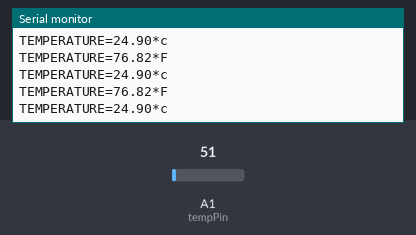
This sketch was run on a simulated Arduino Uno, built with avr-gcc and run on an emulated ATmega328P. On the bench: the last lines printed to the serial monitor. The test bench sets the inputs (shaded band); at power-on: A1 (tempPin) = 51.

Above: at 1.2 s.
1.3 s: A1 (tempPin) set to 70
At 2.1 s:
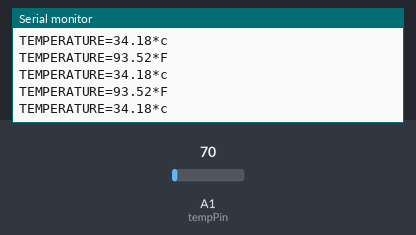
2.8 s: A1 (tempPin) set to 82
At 3.7 s:
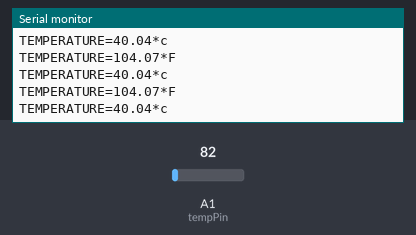
5.8 s: A1 (tempPin) set to 23
At 6.6 s:
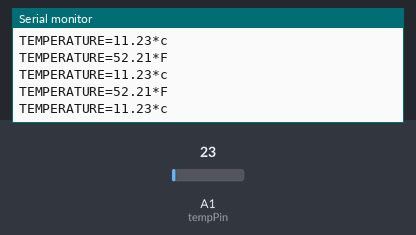
8.8 s: A1 (tempPin) set to 18
At 9.8 s:
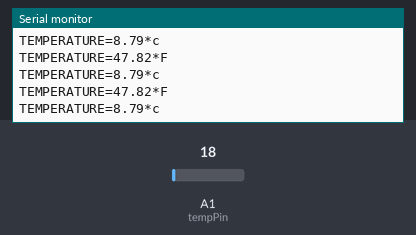
Timing chart, 0 to 11.8 s (numbered marks = the images above; inputs shaded):
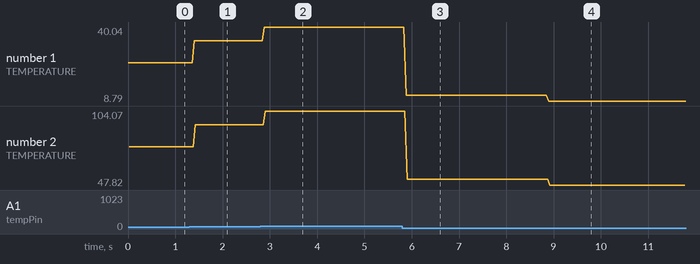

Measured:
- after the input at 1.3 s, the serial monitor: prints a new line after 0.10 s (image 1)
- after the input at 2.8 s, the serial monitor: prints a new line after 0.08 s (image 2)
- after the input at 5.8 s, the serial monitor: prints a new line after 0.08 s (image 3)
- after the input at 8.8 s, the serial monitor: prints a new line after 0.09 s (image 4)
- plotted number 1: 24.9 → 34.18 after the input at 1.3 s, 34.18 → 40.04 after the input at 2.8 s, 40.04 → 11.23 after the input at 5.8 s, 11.23 → 8.79 after the input at 8.8 s
- plotted number 2: 76.82 → 93.52 after the input at 1.3 s, 93.52 → 104.07 after the input at 2.8 s, 104.07 → 52.21 after the input at 5.8 s, 52.21 → 47.82 after the input at 8.8 s

The sketch:

temp_sensor.ino
```cpp
int val;
int tempPin=A1;

void setup() {
  Serial.begin(9600);


}

void loop() {
  val=analogRead(tempPin);
  float mv=(val/1024.0)*5000;
  float cel=mv/10;
  float farh=(cel*9)/5+32;
  //Temperature in Celcius
  Serial.print("TEMPERATURE=");
  Serial.print(cel);
  Serial.print("*c");
  Serial.println();
  //Temperature in fahrenheit
  Serial.print("TEMPERATURE=");
  Serial.print(farh);
  Serial.print("*F");
  Serial.println();


}
```
